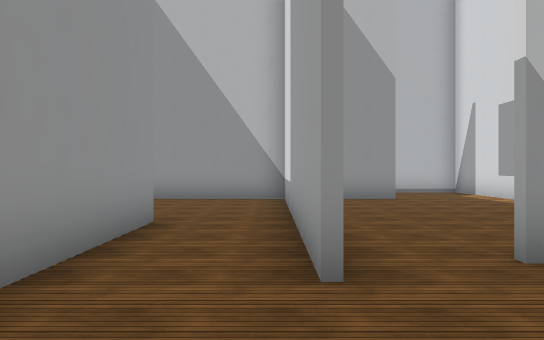
View 1 (above)

18 first-person views from a walk through a Unity game level. The camera is 1.5 m above the floor, looks level and sees 70° across. The floor is counted in squares, 2 m on a side. Each view is taken from the middle of a square. On the plan, view 1 faces up. The plan holds only what a view shows up to about 12 squares ahead; the rest is blank. The place goes on beyond the plan. The player is left out. Some surface patterns are stand-ins.

View 2
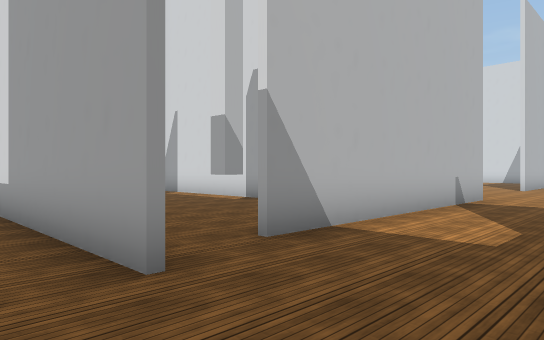

View 3
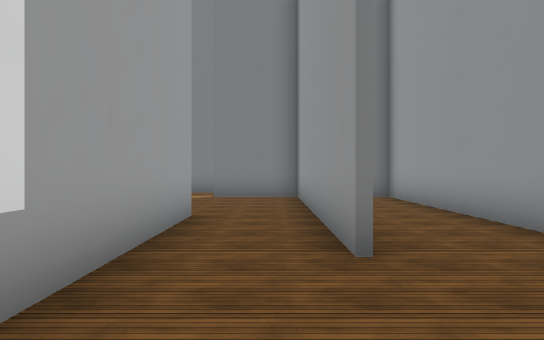

View 4
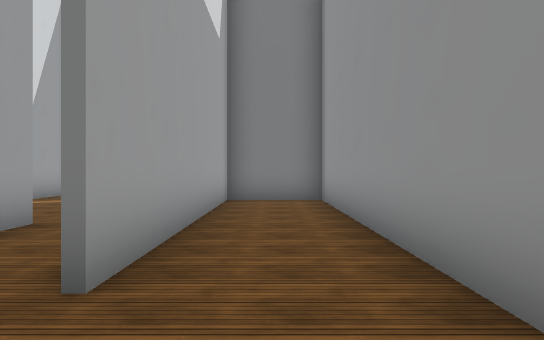

View 5
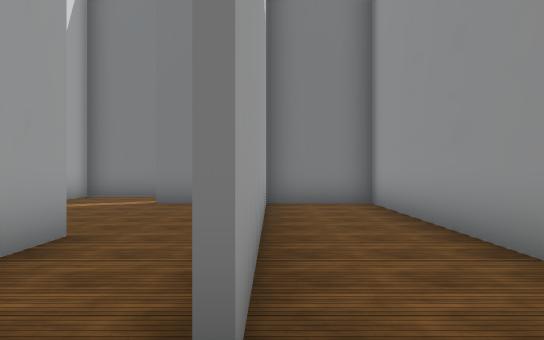

View 6
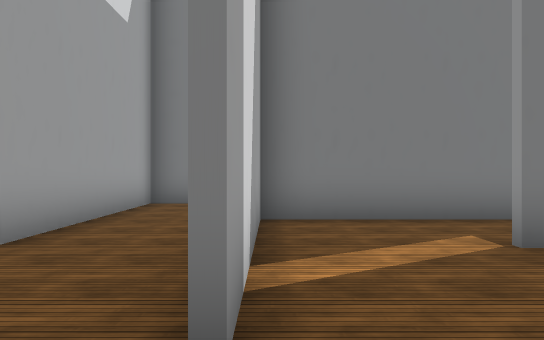

View 7
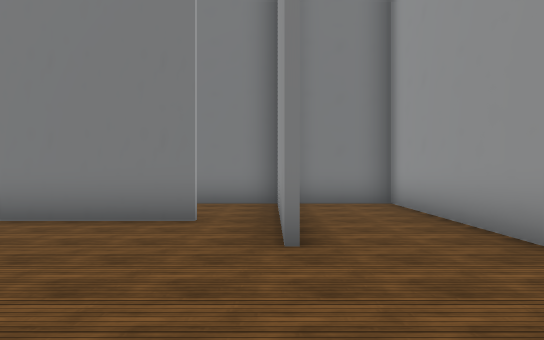

View 8
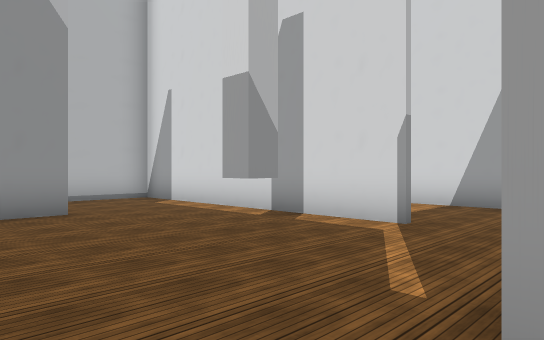

View 9
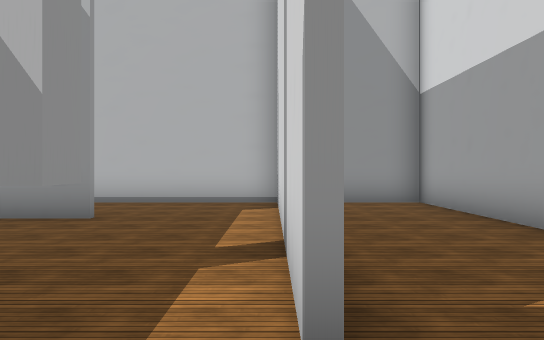

View 10
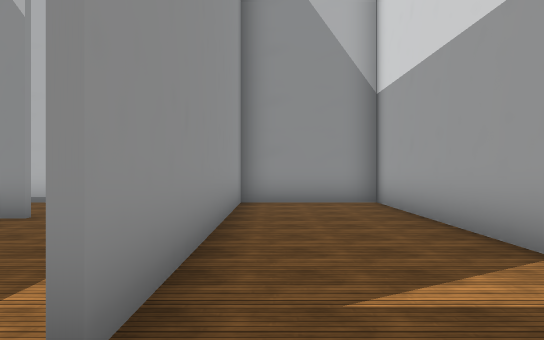

View 11
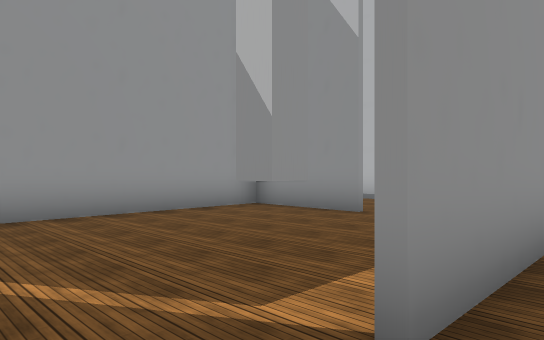

View 12
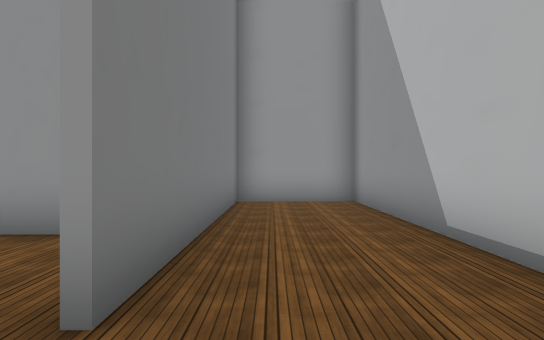

View 13
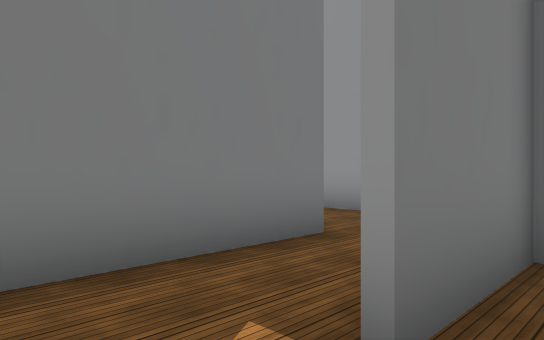

View 14
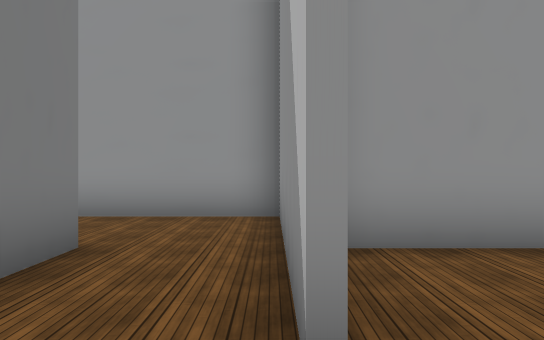

View 15
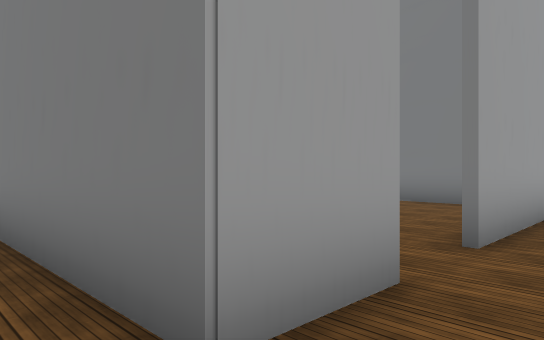

View 16
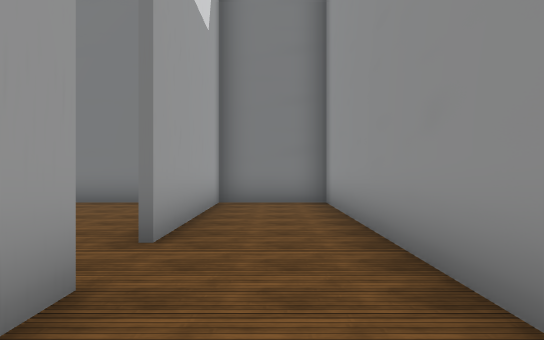

View 17
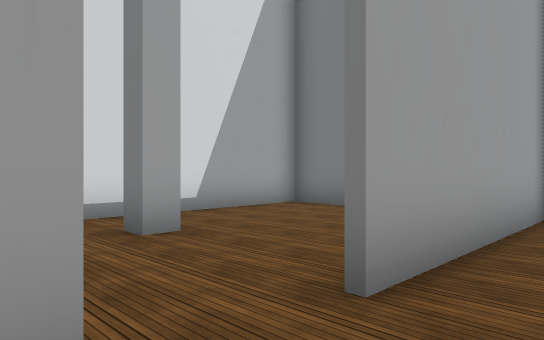

View 18
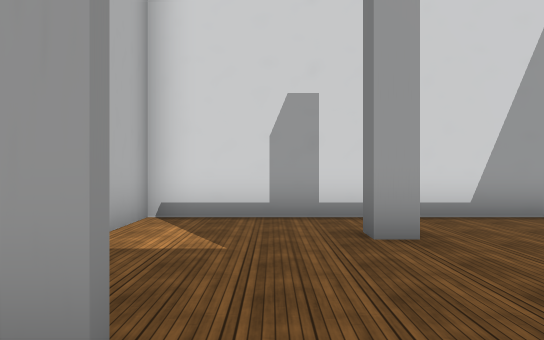

### Floor plan
Ten units are one square. View 1 is at (0, 0); x grows to the right and y downward. Boxes are objects, and circles mark ways between rooms. Rooms are numbered by the first view taken in them; rooms with no view inside come last. Other rooms are left out.
<svg viewBox="-48 -135 148 259">
<path fill="none" stroke="#000" d="M-17 -25 -17 17 6 17M32 15 32 -5M-17 -58 -17 -25M-43 -62 -43 17 -18 17 -18 -58M3 -25 3 -98M0 -100 -31 -100M59 19 59 36M33 18 33 67 57 67 57 19M71 39 95 39M95 -31 20 -31M46 -70 46 -64 41 -64 41 -70M61 -55 61 -95M32 -100 0 -100M5 -100 5 -51M94 -119 94 -130 59 -130M63 -129 63 -55M59 -130 -43 -130 -43 -102 32 -102M61 -95 61 -130M6 19 -39 19M-18 55 -18 39 32 39 32 15M-43 19 -43 54M-43 54 -43 119 -18 119 -18 70M12 76 12 70 18 70M0 119 32 119 32 40 16 40"/>
<circle cx="-10" cy="-20" r="3" fill="#2a7"/>
<circle cx="30" cy="-15" r="3" fill="#2a7"/>
<circle cx="15" cy="-30" r="3" fill="#2a7"/>
<circle cx="15" cy="20" r="3" fill="#2a7"/>
<circle cx="60" cy="-45" r="3" fill="#2a7"/>
<circle cx="45" cy="-100" r="3" fill="#2a7"/>
<circle cx="-30" cy="45" r="3" fill="#2a7"/>
<circle cx="-20" cy="65" r="3" fill="#2a7"/>
<text x="0" y="-10">1</text>
<text x="-20" y="-60">2</text>
<text x="60" y="10">3</text>
<text x="30" y="-60">4</text>
<text x="80" y="-80">5</text>
<text x="10" y="-110">6</text>
<text x="-10" y="30">7</text>
<text x="-30" y="80">8</text>
<text x="0" y="80">9</text>
</svg>
Room 1 opens to room 2. Room 1 opens to room 3. Room 1 opens to room 4. Room 1 opens to room 7. Room 4 opens to room 5. Room 4 opens to room 6. Room 7 opens to room 8. Room 8 opens to room 9.

Where each view was taken, in squares from view 1:
view 1: 0 up, 0 right, facing up
view 2: 0 up, 1 left, facing up-right
view 3: 9 up, 1 left, facing down
view 4: 8 up, 3 left, facing down
view 5: 7 up, 2 left, facing down
view 6: 2 up, 3 right, facing down
view 7: 2 up, 6 right, facing down
view 8: 3 up, 1 right, facing up-right
view 9: 4 up, 6 right, facing up
view 10: 4 up, 7 right, facing up
view 11: 4 up, 7 right, facing up-left
view 12: 11 up, 5 right, facing left
view 13: 1 down, 2 right, facing down-left
view 14: 2 down, 2 right, facing left
view 15: 3 down, 3 left, facing down-right
view 16: 3 down, 3 left, facing down
view 17: 5 down, 3 left, facing down-right
view 18: 6 down, 3 left, facing right
